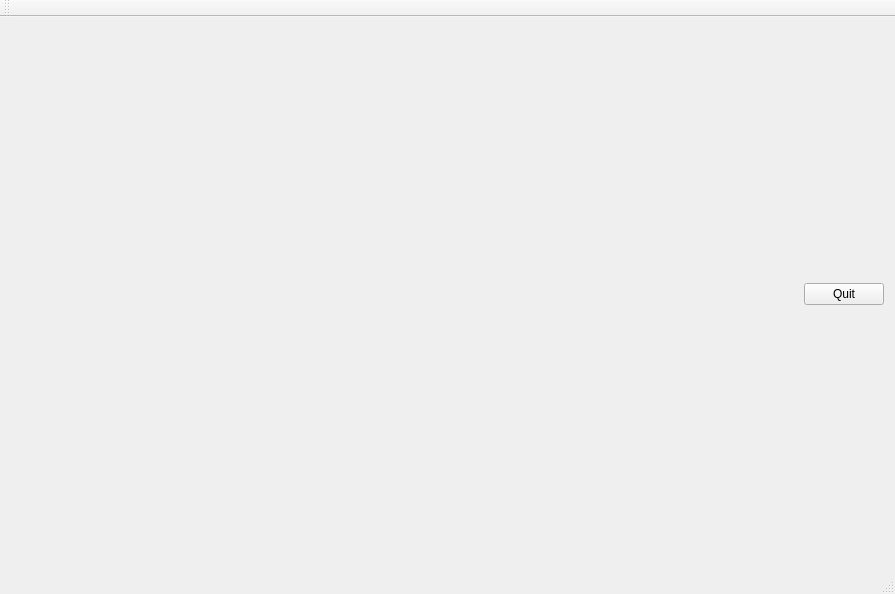
<?xml version="1.0" encoding="UTF-8"?>
<ui version="4.0">
 <class>MainWindow</class>
 <widget class="QMainWindow" name="MainWindow">
  <property name="geometry">
   <rect>
    <x>0</x>
    <y>0</y>
    <width>895</width>
    <height>594</height>
   </rect>
  </property>
  <property name="windowTitle">
   <string>MainWindow</string>
  </property>
  <widget class="QWidget" name="centralWidget">
   <layout class="QHBoxLayout" name="horizontalLayout">
    <item>
     <widget class="MyPanelOpenGL" name="panelGL" native="true">
      <property name="sizePolicy">
       <sizepolicy hsizetype="Expanding" vsizetype="Expanding">
        <horstretch>0</horstretch>
        <verstretch>0</verstretch>
       </sizepolicy>
      </property>
     </widget>
    </item>
    <item>
     <layout class="QVBoxLayout" name="verticalLayout_2">
      <property name="sizeConstraint">
       <enum>QLayout::SetFixedSize</enum>
      </property>
      <item>
       <widget class="QPushButton" name="pushButton">
        <property name="text">
         <string>Quit</string>
        </property>
       </widget>
      </item>
     </layout>
    </item>
   </layout>
  </widget>
  <widget class="QMenuBar" name="menuBar">
   <property name="geometry">
    <rect>
     <x>0</x>
     <y>0</y>
     <width>895</width>
     <height>20</height>
    </rect>
   </property>
  </widget>
  <widget class="QToolBar" name="mainToolBar">
   <attribute name="toolBarArea">
    <enum>TopToolBarArea</enum>
   </attribute>
   <attribute name="toolBarBreak">
    <bool>false</bool>
   </attribute>
  </widget>
  <widget class="QStatusBar" name="statusBar"/>
 </widget>
 <layoutdefault spacing="6" margin="11"/>
 <customwidgets>
  <customwidget>
   <class>MyPanelOpenGL</class>
   <extends>QWidget</extends>
   <header>mypanelopengl.h</header>
   <container>1</container>
   <slots>
    <slot>changeSides(int)</slot>
    <slot>changeRadius(double)</slot>
    <slot>modeMoving()</slot>
    <slot>setRed()</slot>
    <slot>modeAddTriangle()</slot>
    <slot>modeAddRectangle()</slot>
    <slot>modeAddCircle()</slot>
    <slot>modeAddLine()</slot>
    <slot>modeDeleting()</slot>
    <slot>modeChangeColor()</slot>
    <slot>setYellow()</slot>
    <slot>setBlack()</slot>
    <slot>setGreen()</slot>
    <slot>setBlue()</slot>
    <slot>setRandom()</slot>
   </slots>
  </customwidget>
 </customwidgets>
 <resources/>
 <connections>
  <connection>
   <sender>pushButton</sender>
   <signal>clicked()</signal>
   <receiver>MainWindow</receiver>
   <slot>close()</slot>
   <hints>
    <hint type="sourcelabel">
     <x>883</x>
     <y>547</y>
    </hint>
    <hint type="destinationlabel">
     <x>576</x>
     <y>252</y>
    </hint>
   </hints>
  </connection>
 </connections>
</ui>
